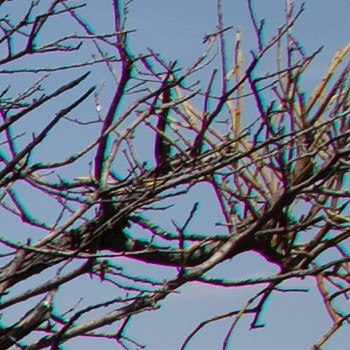
#> input picture data/input/CA1.jpg, 350 x 350 px
$ python main.py data/input/CA1.jpg
#> lines starting #> are read from the running program, lines starting #| are printed output that depends on the picture; long printed decimals are rounded
### core/utils/common_functions.py
import matplotlib.pyplot as plt
import matplotlib.image as mpimg
import numpy as np

#don't show more than one image cause i'm not sure whether it's working with multiple images
def show_images(images,titles=None):
    images = np.array(images)
    n_ims = len(images)
    if titles is None: titles = ['(%d)' % i for i in range(1,n_ims + 1)]
    fig = plt.figure()
    n = 1
    for image,title in zip(images,titles):
        a = fig.add_subplot(1,n_ims,n)
        if image.ndim == 2:
            plt.gray()
        plt.imshow(image)
        a.set_title(title)
        plt.axis('off')
        n += 1
    fig.set_size_inches(np.array(fig.get_size_inches()) * n_ims)
    plt.show()

### core/preprocessing/brightness.py
import numpy as np
from PIL import Image, ImageEnhance


def analyze_brightness(image):
    image = np.array(image)
    if len(image.shape) == 2:
        mean_brightness = image.mean()
    elif len(image.shape) == 3 and image.shape[2] == 3:
        brightness = 0.299 * image[:, :, 0] + 0.587 * \
            image[:, :, 1] + 0.114 * image[:, :, 2]
        mean_brightness = brightness.mean()
    else:
        raise ValueError(
            "Unsupported image format. Image must be grayscale or RGB.")
    return mean_brightness


def adjust_brightness_to_range(image, brightness_range=(100, 125)):
    if isinstance(image, np.ndarray):
        image = Image.fromarray(image)

    current_brightness = analyze_brightness(image)
    print(f"Current brightness: {current_brightness}")

    min_brightness, max_brightness = brightness_range
    if current_brightness < min_brightness:
        adjustment_factor = min_brightness / current_brightness
    elif current_brightness > max_brightness:
        adjustment_factor = max_brightness / current_brightness
    else:
        return np.array(image)

    enhancer = ImageEnhance.Brightness(image)
    adjusted_image = enhancer.enhance(adjustment_factor)

    return np.array(adjusted_image)

### core/preprocessing/noise_reduction.py
import numpy as np
import cv2

def gaussian_filter(img, kernel_size=(5, 5), sigma=0):
    img = np.array(img)
    if len(img.shape) == 2:
        smoothed_img = cv2.GaussianBlur(img, kernel_size, sigma)
    elif len(img.shape) == 3 and img.shape[2] == 3:
        smoothed_img = cv2.GaussianBlur(img, kernel_size, sigma)
    else:
        raise ValueError("Input image must be either grayscale or RGB.")
    return smoothed_img

def median_filter_single_channel(channel, window_size):
    edgex = window_size[1] // 2
    edgey = window_size[0] // 2
    filtered_channel = np.zeros_like(channel)

    for x in range(edgex, channel.shape[1] - edgex):
        for y in range(edgey, channel.shape[0] - edgey):
            window = []
            for fx in range(window_size[1]):
                for fy in range(window_size[0]):
                    window.append(channel[y + fy - edgey, x + fx - edgex])

            window = sorted(window)
            filtered_channel[y, x] = window[len(window) // 2]
    return filtered_channel

def rgb_median_filter(img, window_size):
    img = np.array(img)
    if len(img.shape) != 3 or img.shape[2] != 3:
        raise ValueError("Input image must be an RGB image.")
    filtered_img = np.zeros_like(img)
    for channel in range(3):
        filtered_img[:, :, channel] = median_filter_single_channel(img[:, :, channel], window_size)
    return filtered_img

def apply_noise_removal (img, window_size=(3,3), sigma=0):
    salt_pepper_noise_removed_img = rgb_median_filter(img,window_size)
    return gaussian_filter(salt_pepper_noise_removed_img,window_size,sigma)

### core/preprocessing/contrast.py
import cv2

def enhance_contrast(img):
    if len(img.shape) == 3:
        grayscale_img = cv2.cvtColor(img, cv2.COLOR_BGR2GRAY)
    else:
        grayscale_img = img
    enhanced_img = cv2.equalizeHist(grayscale_img)

    if len(img.shape) == 3:
        channels = cv2.split(img)
        equalized_channels = [cv2.equalizeHist(c) for c in channels]
        enhanced_img = cv2.merge(equalized_channels)
    return enhanced_img;

### main.py
import argparse
import cv2

from core.preprocessing.brightness import adjust_brightness_to_range
from core.preprocessing.contrast import enhance_contrast
from core.preprocessing.noise_reduction import rgb_median_filter, gaussian_filter
from core.utils.common_functions import show_images


def preprocessing(img):

    brightness_adjusted_image = adjust_brightness_to_range(img)
    show_images([brightness_adjusted_image], ['brightness_adjusted_image'])

    salt_pepper_noise_removed_img = rgb_median_filter(img, (5, 5))
    show_images([salt_pepper_noise_removed_img], [
                'salt_pepper_noise_removed_img'])

    noise_removed_image = gaussian_filter(img)
    show_images([noise_removed_image], ['noise_removed_image'])

    contrast_enhanced_image = enhance_contrast(img)
    show_images([contrast_enhanced_image], ['contrast_enhanced_image'])

    return contrast_enhanced_image


def main():
    parser = argparse.ArgumentParser()
    parser.add_argument("input_image", help="📷 Path to the input image")
    parser.add_argument(
        "-o", "--output", help="💾 Path to save the adjusted image (optional)")

    args = parser.parse_args()

    print("\n✨ Welcome to the FlawFix! ✨")
    print(f"📂 Input Image: {args.input_image}")
    if args.output:
        print(f"💾 Output Image will be saved at: {args.output}")
    else:
        print("👀 The adjusted image will be displayed (not saved).")

    print("\n🛠️ Processing your image... Please wait...\n")

    image = cv2.imread(args.input_image)
#> image is the input picture: shape (350, 350, 3); mean B, G, R 133.3, 116.5, 107.8
    show_images([image], ['original_image'])
#> in show_images, `n_ims = len(images)`: n_ims = 1
#> the loop in show_images, `for image,title in zip(images,titles):` made 1 pass
#> (title, n) on pass 1: ('original_image', 2)
#> after the loop in show_images, `for image,title in zip(images,titles):`: n = 2

    preprocessing(image)
#> in analyze_brightness, `brightness = 0.299 * image[:, :, 0] + 0.587 * \ image[:, :, 1] + 0.114..`:
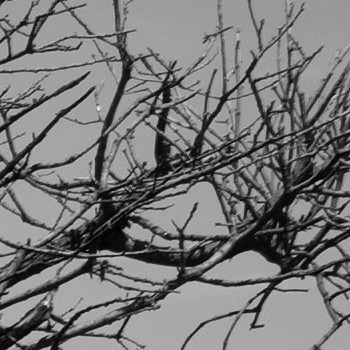
#> brightness: shape (350, 350) float64; min 0.114, max 236, mean 120.5
#> in analyze_brightness, `mean_brightness = brightness.mean()`: mean_brightness = 120.5
#| Current brightness: 120.522
#> the loop in show_images (call 2), `for image,title in zip(images,titles):` made 1 pass
#> after the loop in rgb_median_filter, `for channel in range(3):`:
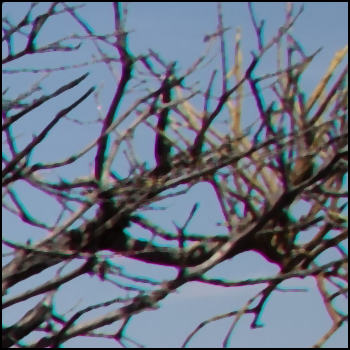
#> filtered_img: shape (350, 350, 3); mean B, G, R 130.5, 114.4, 104.9
#> in gaussian_filter, `smoothed_img = cv2.GaussianBlur(img, kernel_size, sigma)`:
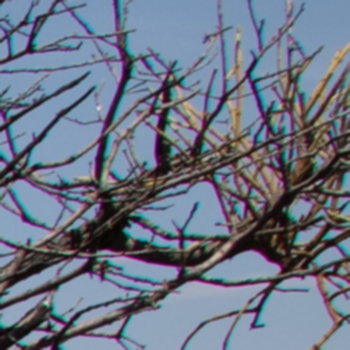
#> smoothed_img: shape (350, 350, 3); mean B, G, R 133.3, 116.5, 107.8
#> in enhance_contrast, `enhanced_img = cv2.equalizeHist(grayscale_img)`:
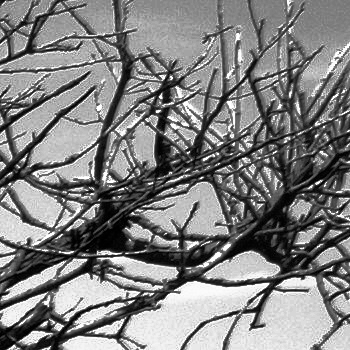
#> enhanced_img: shape (350, 350); min 0, max 255, mean 129.1
#> in enhance_contrast, `equalized_channels = [cv2.equalizeHist(c) for c in channels]`: equalized_channels = 3 items
#> in enhance_contrast, `enhanced_img = cv2.merge(equalized_channels)`:
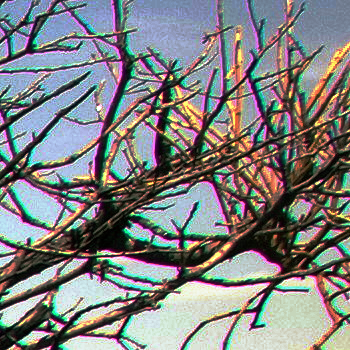
#> enhanced_img: shape (350, 350, 3); mean of channels 0, 1, 2 129.1, 128.7, 128.2; drawn as B, G, R
    ######################## Write Your Function Calls Here #######################

    ################################################################################
    print("\nFinished Processing.\n")


if __name__ == "__main__":
    main()

$ run again, on data/input/CA4.jpg
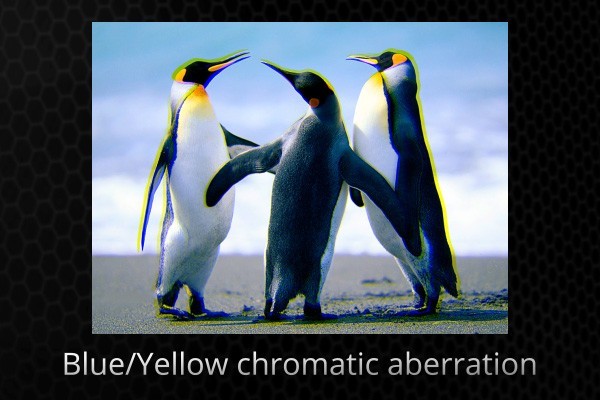
#> input picture data/input/CA4.jpg, 600 x 400 px
#> in main, image is the input picture: shape (400, 600, 3); mean B, G, R 96, 85.9, 75.1
#> n_ims = 1
#> the loop in show_images, `for image,title in zip(images,titles):` made 1 pass
#> (title, n) on pass 1: ('original_image', 2)
#> after the loop in show_images, `for image,title in zip(images,titles):`: n = 2
#> mean_brightness = 87.69
#| Current brightness: 87.688
#> adjustment_factor = 1.14
#> in adjust_brightness_to_range, `adjusted_image = enhancer.enhance(adjustment_factor)`:
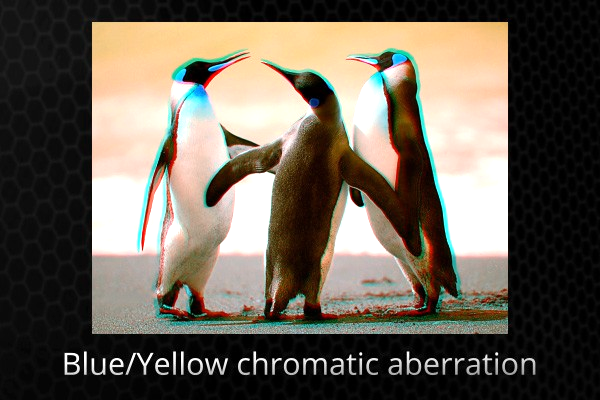
#> adjusted_image: PIL image 600x400 RGB; mean R, G, B 104.3, 95.9, 84.1
#> the loop in show_images (call 2), `for image,title in zip(images,titles):` made 1 pass
#> equalized_channels = 3 items
#> in enhance_contrast, `enhanced_img = cv2.merge(equalized_channels)`:
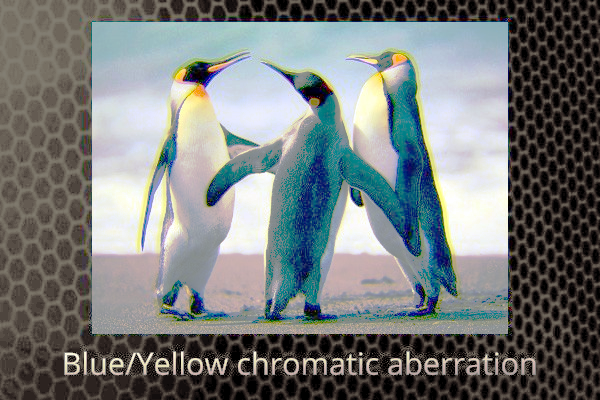
#> enhanced_img: shape (400, 600, 3); mean of channels 0, 1, 2 121.8, 122.3, 117.6; drawn as B, G, R

$ run again, on data/input/CA5.jpg
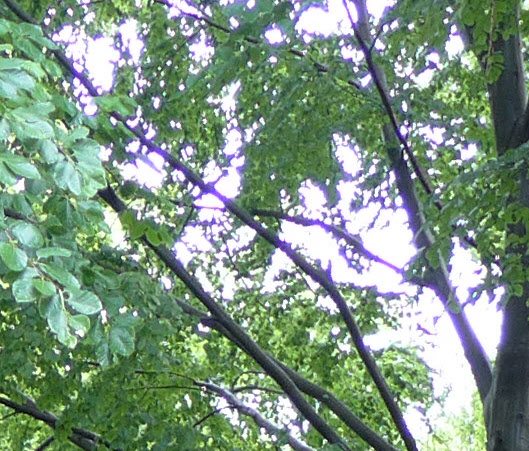
#> input picture data/input/CA5.jpg, 529 x 451 px
#> in main, image is the input picture: shape (451, 529, 3); mean B, G, R 131.6, 149.6, 126.7
#> n_ims = 1
#> the loop in show_images, `for image,title in zip(images,titles):` made 1 pass
#> (title, n) on pass 1: ('original_image', 2)
#> after the loop in show_images, `for image,title in zip(images,titles):`: n = 2
#> mean_brightness = 141.6
#| Current brightness: 141.589
#> adjustment_factor = 0.883
#> in adjust_brightness_to_range, `adjusted_image = enhancer.enhance(adjustment_factor)`:
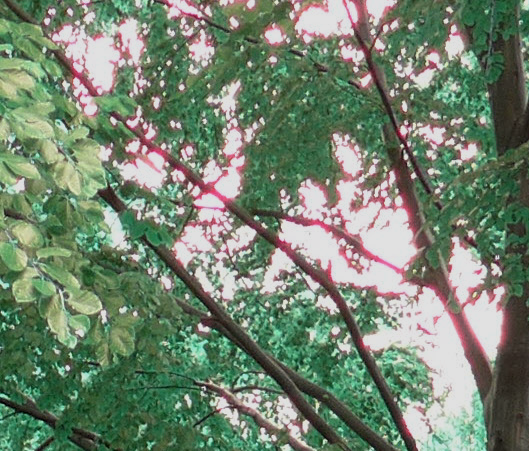
#> adjusted_image: PIL image 529x451 RGB; mean R, G, B 115.7, 131.6, 111.4
#> the loop in show_images (call 2), `for image,title in zip(images,titles):` made 1 pass
#> equalized_channels = 3 items
#> in enhance_contrast, `enhanced_img = cv2.merge(equalized_channels)`:
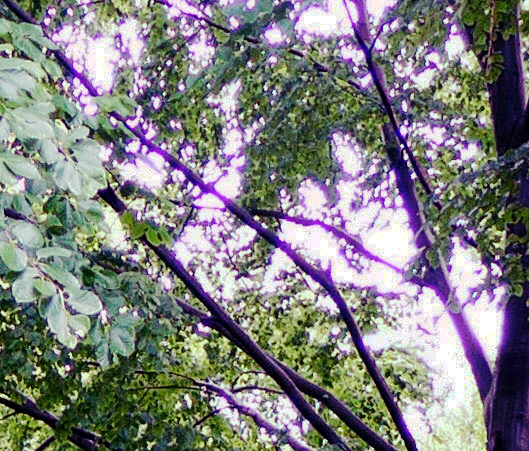
#> enhanced_img: shape (451, 529, 3); mean of channels 0, 1, 2 128.8, 128.5, 128.5; drawn as B, G, R

$ run again, on data/input/CA6.jpg
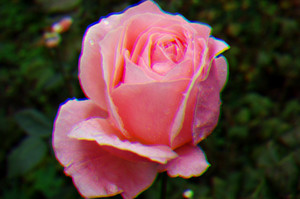
#> input picture data/input/CA6.jpg, 300 x 199 px
#> in main, image is the input picture: shape (199, 300, 3); mean B, G, R 59.1, 63.4, 96.8
#> n_ims = 1
#> the loop in show_images, `for image,title in zip(images,titles):` made 1 pass
#> (title, n) on pass 1: ('original_image', 2)
#> after the loop in show_images, `for image,title in zip(images,titles):`: n = 2
#> mean_brightness = 65.92
#| Current brightness: 65.918
#> adjustment_factor = 1.52
#> in adjust_brightness_to_range, `adjusted_image = enhancer.enhance(adjustment_factor)`:
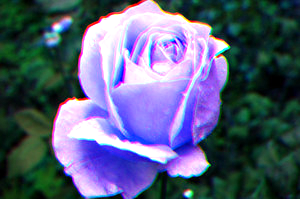
#> adjusted_image: PIL image 300x199 RGB; mean R, G, B 86.6, 94.6, 123.6
#> the loop in show_images (call 2), `for image,title in zip(images,titles):` made 1 pass
#> equalized_channels = 3 items
#> in enhance_contrast, `enhanced_img = cv2.merge(equalized_channels)`:
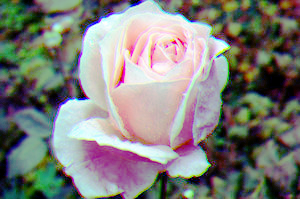
#> enhanced_img: shape (199, 300, 3); mean of channels 0, 1, 2 124.1, 128, 128; drawn as B, G, R
